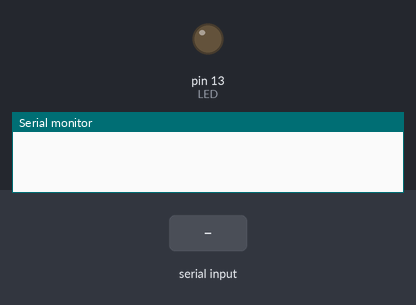
Bench run of a sketch on a simulated Arduino Uno, built with avr-gcc and run on an emulated ATmega328P. On the bench: output pins drawn as LEDs (lit = HIGH), the last lines printed to the serial monitor. The test bench sets the inputs (shaded band).

Above: at 1.2 s.
1.3 s: "/on\n" received over Serial
At 1.8 s:
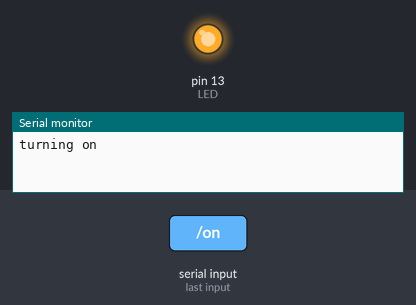
4.3 s: "/off\n" received over Serial
At 5.3 s:
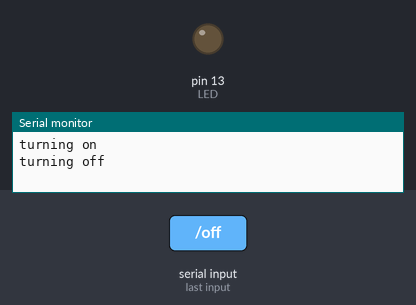
Timing chart, 0 to 7.3 s (numbered marks = the images above; inputs shaded):
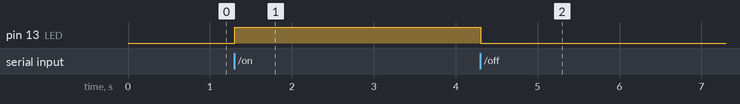

Measured:
- after the input at 1.3 s, pin 13 (LED): LOW → HIGH at once
- after the input at 4.3 s, pin 13 (LED): HIGH → LOW at once

The sketch:

control.ino
```cpp
#define LED 13

String received;
bool transmitted;

void setup()
{
    Serial.begin(9600);
    pinMode(LED, OUTPUT);
    received.reserve(256);
    transmitted = false;
}

void loop()
{
    if (transmitted) {
        String toSend = "what?";
        received.trim();

        if (received.equals("/on")) {
            toSend = "turning on";
            digitalWrite(LED, HIGH);
        }
        else if (received.equals("/off")) {
            toSend = "turning off";
            digitalWrite(LED, LOW);
        }

        long written = Serial.println(toSend);

        received = "";
        transmitted = false;
    }
}

void serialEvent()
{
    while (Serial.available() > 0)
    {
        char incoming = (char) Serial.read();
        received += incoming;
        if (incoming == '\n') {
            transmitted = true;
        }
    }
}
```
